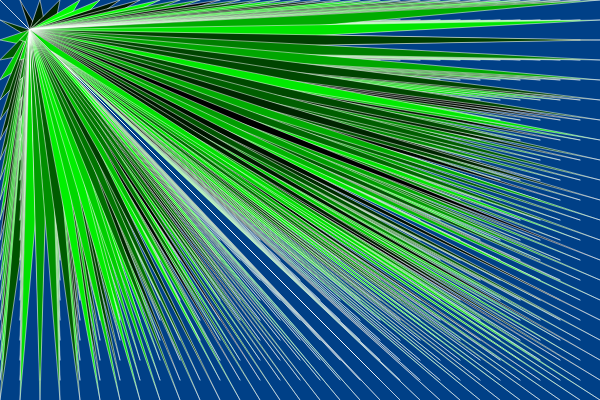
Frame 1 (no input)
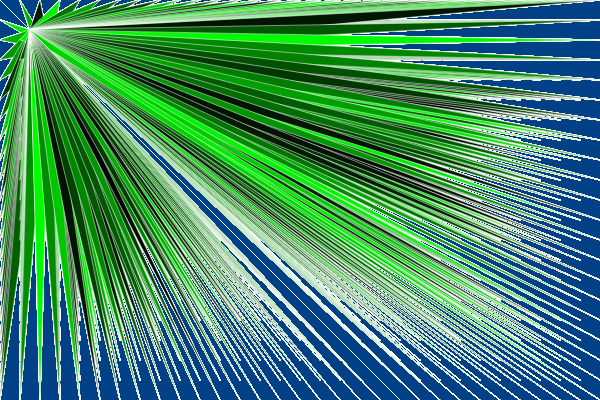
Frame 60 (no input)
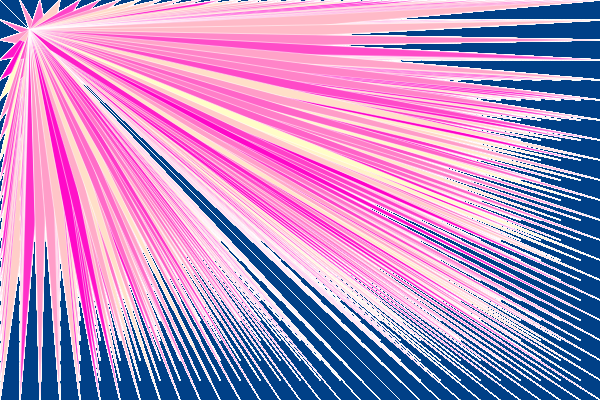
Frame 120 (the mouse pressed at the canvas centre since frame 60)

The p5.js sketch that drew these frames (run headless with seeded random() and noise() and a simulated clock; from frame 60 on, the mouse is pressed at the canvas centre):

// p5.js sketch
// ── sketch.js
/*  
Code by Dawn C. Hayes March, 2017, Modded by Amanda!
*/


function setup() {
	createCanvas(600, 400);
	background(0, 64, 135);
}

function draw() {
	strokeWeight(0.5); //changed the strokeweight
	stroke(255);

	for (var y = 0; y <= width; y += 20) { //  here y stands for the first point of where the triangles will start from
		for (var r = 0; r <= height; r += 20) { // same as y excepts its by heigh and spaced out by 20
			fill(mouseX, random(255), mouseY); // will change by the mouses position
			triangle(y, r, 50, 50, 30, 30); // the triangle's position!
		}
	}
}
